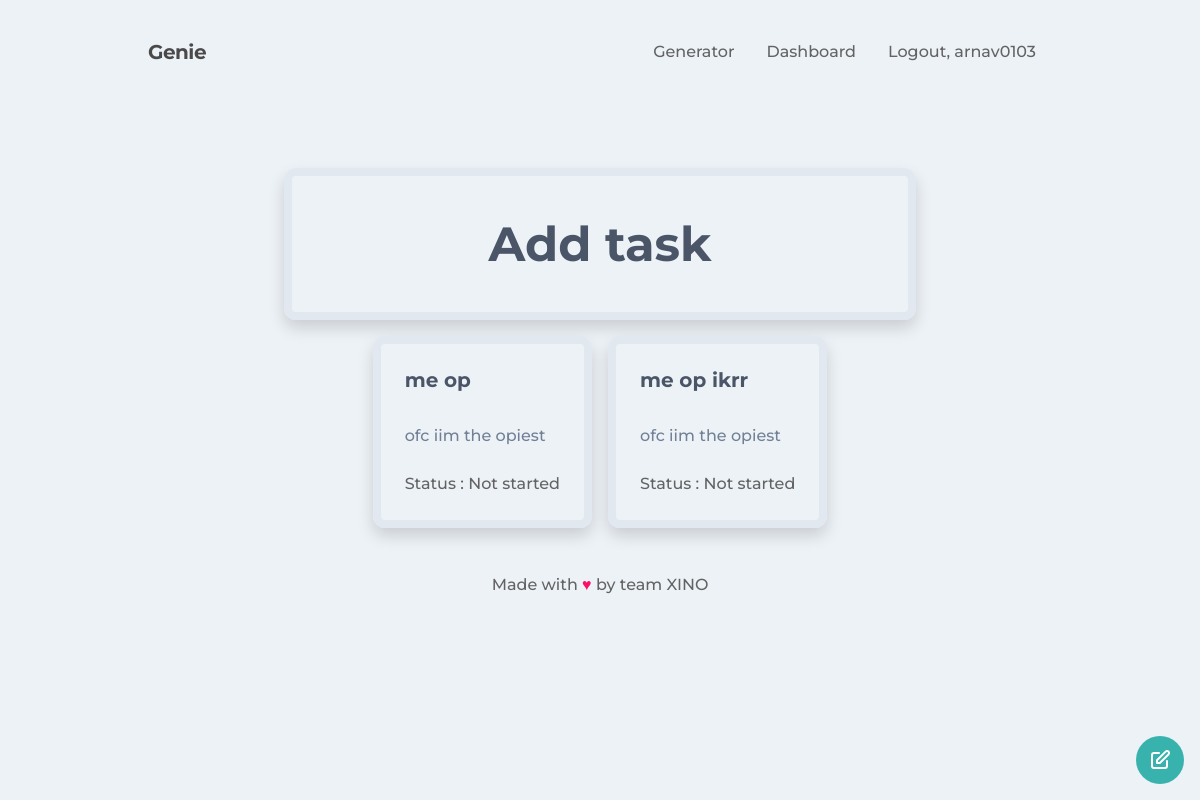
/tasks/11 (signed in), run on the app's committed database.
### Tool/models.py (models this page shows, shortened)
class User(db.Model,UserMixin):
    __tablename__ = 'users'
    id = db.Column(db.Integer,primary_key = True)
    name = db.Column(db.String(64))
    username = db.Column(db.String , unique = True)
    profile_image = db.Column(db.String(64), nullable = False , default = 'developer.png')
    email = db.Column(db.String(64),unique = True,index = True)
    password_hash = db.Column(db.String(128))
    project = db.relationship('Project' , backref = 'user' , lazy = 'dynamic')

class Task(db.Model):
    __tablename__= 'tasks'
    id = db.Column(db.Integer , primary_key = True)
    name = db.Column(db.String)
    description = db.Column(db.String)
    completed = db.Column(db.String , default = 'No')
    projectid = db.Column(db.Integer , db.ForeignKey('project.id'))

### app.py (the view)
@app.route('/tasks/<projectid>', methods=['GET', 'POST'])
@login_required
def tasks(projectid):
    tasks = Task.query.filter_by(projectid=projectid)
    taskss = []
    for task in tasks:
        taskss.append(task)
    taskss.reverse()
    na = 'No'
    nas = 'NO'
    return render_template('tasks.htm', tasks=taskss, projectid=projectid, na=na, nas=nas)

### Tool/models.py (called while the page is built)
@login_manager.user_loader
def load_user(user_id):
    return User.query.get(user_id)

### Tool/templates/tasks.htm
{%extends 'dashboard.htm'%}
{%block content%}
<div class="container flex flex-wrap w-full font-medium mx-auto row-auto p-6 xl:px-64 lg:px-32 md:px-24 sm:px-40 ">
  <a href="{{url_for('edit_task' , projectid = projectid)}}"
    class=" m-3 fixed bottom-0 right-0 flex items-center justify-center h-12 w-12 rounded-full bg-teal-500 text-white">
    <svg class="h-6 w-6" xmlns="http://www.w3.org/2000/svg" fill="none" viewBox="0 0 24 24" stroke="currentColor">
      <path stroke-linecap="round" stroke-linejoin="round" stroke-width="2"
        d="M11 5H6a2 2 0 00-2 2v11a2 2 0 002 2h11a2 2 0 002-2v-5m-1.414-9.414a2 2 0 112.828 2.828L11.828 15H9v-2.828l8.586-8.586z" />
    </svg>
  </a>
  <div class="justify-center flex-wrap flex  w-full md:pl-3 md:pr-0 pt-8 pb-0 md:pb-6 px-2 ">
    <a href="{{url_for('maketask' , projectid = projectid)}}"
      class="relative w-full h-auto border-8 max-w-full rounded-xl overflow-hidden shadow max-h-full m-2 ">
      <div class="p-8 items-center">
        <div class="font-bold text-5xl  text-gray-700 text-center">Add task</div>
      </div>
    </a>
    {%for p in tasks%}
    <div class="relative  h-auto border-8  max-w-sm rounded-xl shadow overflow-x-scroll m-2 ">
      <div class="px-6 py-4 flex-wrap">
        <div class=" font-bold text-xl mb-2 pr-4 text-gray-700">
          <h6>{{p.name}}</h6>
        </div>
        <br>
        <p class="text-gray-600 text-base ">{{p.description}}</p>
        <br>
        <p>
          {%if p.completed == na or p.completed == nas%}
          Status
          : Not started
          {%elif p.completed == 'Maybe'%}
          Status : In progress
          {%else%}
          Status : Completed
          {%endif%}
        </p>
      </div>
    </div>
    {%endfor%}
  </div>
</div>
{%endblock%}

### Tool/templates/base.htm (shortened to what this page needs)
<!DOCTYPE html>
<html lang="en">
<head>
  <link rel="stylesheet" href="https://stackpath.bootstrapcdn.com/bootstrap/4.5.2/css/bootstrap.min.css"
>
  <link rel="stylesheet" href="https://cdnjs.cloudflare.com/ajax/libs/meyer-reset/2.0/reset.min.css">
  <link rel='stylesheet' href='https://cdnjs.cloudflare.com/ajax/libs/tailwindcss/1.7.6/tailwind.min.css'>
  <link rel="stylesheet" type="text/css" href="{{url_for('static', filename='styles/main.css')}}">
  <link rel="stylesheet" type="text/css" href="{{ url_for('static', filename='styles/style.css') }}">
</head>
<body data-spy="scroll" data-target="#navbar" class="font-medium bg-gray-200 h-screen">
  <nav class="nav flex flex-wrap items-center justify-between py-4 px-2 ">
    <div class="flex flex-no-shrink items-center mr-6  text-grey-darkest">
      <span class=" text-xl tracking-tight font-bold" style="color:#4b4a4a;">Genie</span>
    </div>
    <ul class="menu border-b md:border-none flex justify-end list-reset m-0 w-full md:w-auto">
      {%if current_user.is_authenticated%}
      <li class="border-t md:border-none">
        <a href="{{url_for('dashboard')}}"
          class="block md:inline-block px-3 py-3 no-underline text-grey-200 hover:text-teal-500 ">Generator</a>
      </li>
      <li class="border-t md:border-none">
        <a href="{{url_for('projects')}}"
          class="block md:inline-block px-3 py-3 no-underline text-grey-200 hover:text-teal-500">Dashboard</a>
      </li>
      <li class="border-t md:border-none">
        <a href="{{ url_for('logout') }}"
          class="block md:inline-block px-3 py-3 no-underline text-grey-400 hover:text-teal-500">Logout,
          {{current_user.username}}</a>
      </li>
      {%endif%}
    </ul>
  </nav>
  {%block content%} {%endblock%}
  <div>
    <h6 class="relative mx-auto bottom-0 inset-x-0  text-center p-4"> Made with <span
        style="color:rgb(249, 16, 105);">♥</span>
      by
      team XINO
    </h6>
  </div>
</body>
</html>

### Tool/static/styles/main.css (style rules this page uses)
html { min-height:100vh; }
body { font-family: 'Montserrat', sans-serif; margin: 0; padding:0 140px; color :#636363; }
a { text-decoration: none !important; }
.container { padding-bottom: 15px; }

### data on the page
User: username "arnav0103"
Task: name "me op", description "ofc iim the opiest", completed "Status : Not started"
Task: name "me op ikrr", description "ofc iim the opiest", completed "Status : Not started"
